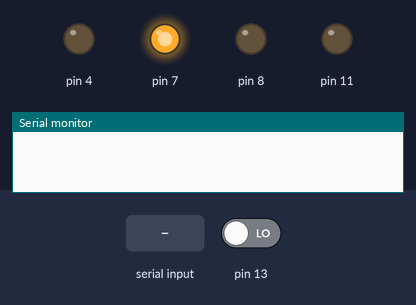
Recording of a sketch running on a simulated Arduino Uno, built with avr-gcc and run on an emulated ATmega328P. Parts: output pins drawn as LEDs (lit = HIGH), the last lines printed to the serial monitor. Inputs (shaded band) come from the test bench; at power-on: pin 13 LOW.

Above: at 1.2 s.
1.3 s: "1" received over Serial
At 3.1 s:
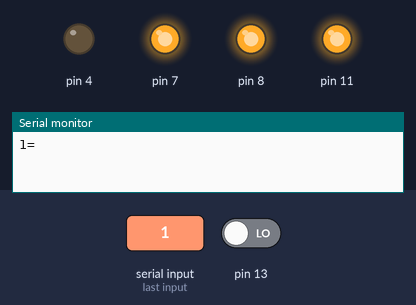
At 4.1 s:
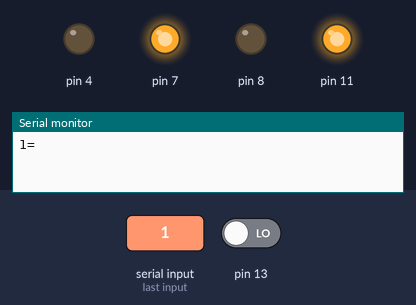
Timing chart, 0 to 10.3 s (numbered marks = the images above; inputs shaded):
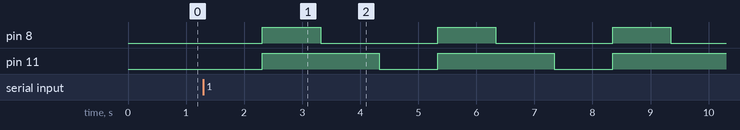

The sketch:

demo-colour.ino
```cpp
#include "Colour.h"

Colour colour(4, 7, 8, 11, 13,15);
void setup()
{
  Serial.begin(9600);
  colour.InitColour();

}
int counter = 0;

void loop() {
    if(Serial.available())
    {
       counter++;
       Serial.read();
       Serial.print(counter);
       Serial.print("= ");
       if(colour.ReadColour() == Colour::RED)
       {
        Serial.println("Red House");
       }
       else
       {
        Serial.println("Yellow House");
       }
       //colour.Print2Freq();
    }
}
```

Measured:
- after the input at 1.3 s, pin 8: alternates HIGH for 1.0 s and LOW for 2.0 s, starting after 1.0 s; pin 11: alternates HIGH for 2.0 s and LOW for 1.0 s, starting after 1.0 s
